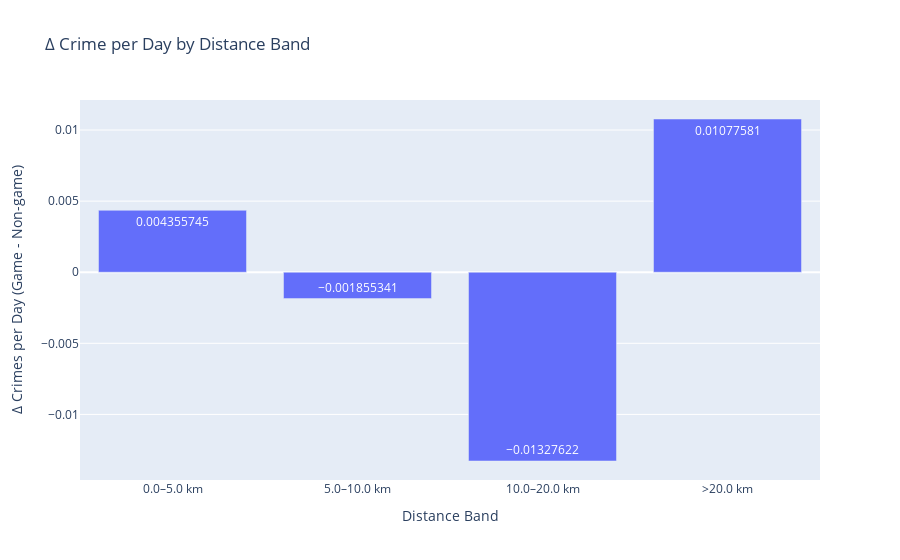

Notebook source saved alongside this figure:
### Code cell
# 1. Define Stadium Coordinates
lincoln_field = (-75.1675, 39.9008)

# 2. Preprocess Crime Data

philly_processed = utils.preprocess_crime_data(philly_crime_all, stadium_coords=lincoln_field, date_col='date')

# 3. Load Eagles Game Dates
# Load all Eagles games from 2021–2024
eagles_games_all = utils.load_all_eagles_games()

# Filter to home games only
home_games = eagles_games_all[eagles_games_all["Location"] == "Home"]

# 4. Tag Game Windows
philly_tagged = utils.tag_game_windows(
    df=philly_processed,
    games_df=home_games,
    team_name="Eagles",
    window_hours=6
)

# 5. Compute Δ Crime by Distance Bands
philly_delta_by_distance = utils.compute_distance_crime_delta(philly_tagged)

# 6. Plot Stadium-Centered Radius Map with Δ Crime Bar Chart
utils.plot_stadium_radii_map_with_bar_chart(
    stadium_coords=lincoln_field,
    crime_df=philly_tagged,  # must contain 'distance_to_stadium_m' and 'is_game_window'
    radii_meters=[5000, 10000,20000],
    title="Crime Δ by Radius Around Lincoln Financial Field",
    zoom=9
)

### Figure 1 — Plotly figure (JSON) as saved in the notebook; plotly's stock layout.template omitted (floating-point values rounded to 4 significant figures)
{"data": [{"hovertemplate": "Distance Band=%{x}<br>Δ Crimes per Day (Game - Non-game)=%{y}<extra></extra>", "legendgroup": "", "marker": {"color": "#636efa", "pattern": {"shape": ""}}, "name": "", "orientation": "v", "showlegend": false, "textposition": "auto", "texttemplate": "%{y}", "type": "bar", "x": ["0.0–5.0 km", "5.0–10.0 km", "10.0–20.0 km", ">20.0 km"], "xaxis": "x", "y": [0.004356, -0.001855, -0.01328, 0.01078], "yaxis": "y"}], "layout": {"autosize": true, "barmode": "relative", "legend": {"tracegroupgap": 0}, "title": {"text": "Δ Crime per Day by Distance Band"}, "xaxis": {"anchor": "y", "autorange": true, "domain": [0, 1], "range": [-0.5, 3.5], "title": {"text": "Distance Band"}, "type": "category"}, "yaxis": {"anchor": "x", "autorange": true, "domain": [0, 1], "range": [-0.01461, 0.01211], "title": {"text": "Δ Crimes per Day (Game - Non-game)"}, "type": "linear"}}}
